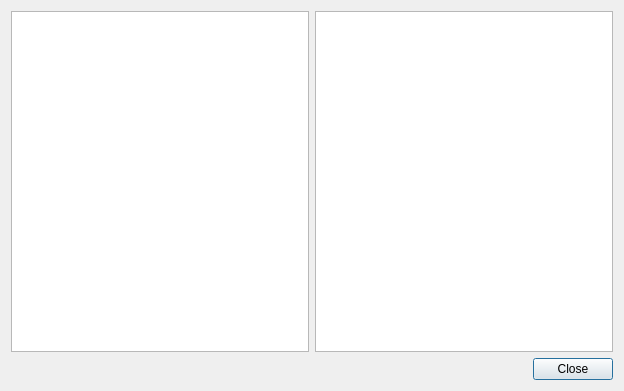
<?xml version="1.0" encoding="UTF-8"?>
<ui version="4.0">
 <class>CategoriesDialog</class>
 <widget class="QDialog" name="CategoriesDialog">
  <property name="geometry">
   <rect>
    <x>0</x>
    <y>0</y>
    <width>624</width>
    <height>391</height>
   </rect>
  </property>
  <property name="windowTitle">
   <string>Dialog</string>
  </property>
  <layout class="QVBoxLayout" name="verticalLayout">
   <item>
    <layout class="QHBoxLayout" name="horizontalLayout">
     <item>
      <widget class="QTableView" name="tableCategories"/>
     </item>
     <item>
      <widget class="QTableView" name="tableSubCategories"/>
     </item>
    </layout>
   </item>
   <item>
    <widget class="QDialogButtonBox" name="buttonBox">
     <property name="orientation">
      <enum>Qt::Horizontal</enum>
     </property>
     <property name="standardButtons">
      <set>QDialogButtonBox::Close</set>
     </property>
    </widget>
   </item>
  </layout>
 </widget>
 <resources/>
 <connections>
  <connection>
   <sender>buttonBox</sender>
   <signal>accepted()</signal>
   <receiver>CategoriesDialog</receiver>
   <slot>accept()</slot>
   <hints>
    <hint type="sourcelabel">
     <x>248</x>
     <y>254</y>
    </hint>
    <hint type="destinationlabel">
     <x>157</x>
     <y>274</y>
    </hint>
   </hints>
  </connection>
  <connection>
   <sender>buttonBox</sender>
   <signal>rejected()</signal>
   <receiver>CategoriesDialog</receiver>
   <slot>reject()</slot>
   <hints>
    <hint type="sourcelabel">
     <x>316</x>
     <y>260</y>
    </hint>
    <hint type="destinationlabel">
     <x>286</x>
     <y>274</y>
    </hint>
   </hints>
  </connection>
 </connections>
</ui>
